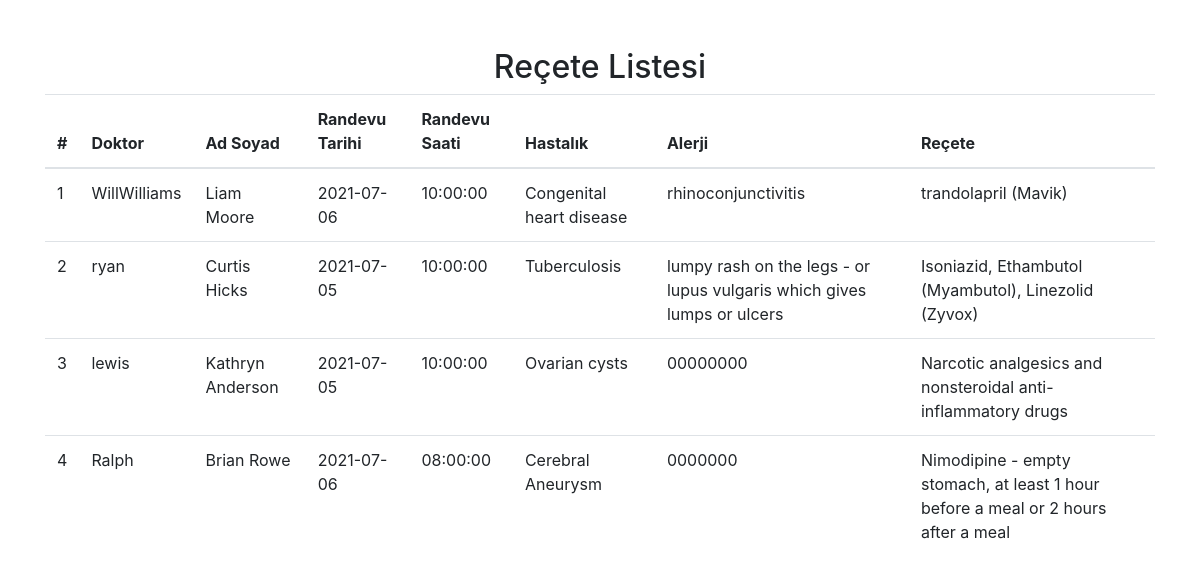
Page /hastane-otomasyonu/recete_listesi.php on the committed database.
### tables this page shows
CREATE TABLE `prestb` (
  `doctor` varchar(50) NOT NULL,
  `pid` int(11) NOT NULL,
  `ID` int(11) NOT NULL,
  `fname` varchar(50) NOT NULL,
  `lname` varchar(50) NOT NULL,
  `appdate` date NOT NULL,
  `apptime` time NOT NULL,
  `disease` varchar(250) NOT NULL,
  `allergy` varchar(250) NOT NULL,
  `prescription` varchar(1000) NOT NULL
);

### hastane-otomasyonu/recete_listesi.php (the view, shortened to what this page needs)
<?php
$con = mysqli_connect("localhost", "root", "", "hospitalms");
$query = "SELECT * FROM prestb";
$result = mysqli_query($con, $query);
$cnt = 1;
?>
<!DOCTYPE html>
<html lang="tr">
<head>
    <link rel="stylesheet" href="https://maxcdn.bootstrapcdn.com/bootstrap/4.5.2/css/bootstrap.min.css">
</head>
<body>
    <div class="container mt-5">
        <h2 class="text-center">Reçete Listesi</h2>
        <table class="table table-hover">
            <thead>
                <tr>
                    <th scope="col">#</th>
                    <th scope="col">Doktor</th>
                    <th scope="col">Ad Soyad</th>
                    <th scope="col">Randevu Tarihi</th>
                    <th scope="col">Randevu Saati</th>
                    <th scope="col">Hastalık</th>
                    <th scope="col">Alerji</th>
                    <th scope="col">Reçete</th>
                </tr>
            </thead>
            <tbody>
                <?php
                while ($row = mysqli_fetch_array($result)) {
                    $doctor = $row['doctor'];
                    $fname = $row['fname'];
                    $lname = $row['lname'];
                    $appdate = $row['appdate'];
                    $apptime = $row['apptime'];
                    $disease = $row['disease'];
                    $allergy = $row['allergy'];
                    $pres = $row['prescription'];
                ?>
                    <tr>
                        <td><?php echo $cnt; ?></td>
                        <td><?php echo $doctor; ?></td>
                        <td><?php echo $fname . ' ' . $lname; ?></td>
                        <td><?php echo $appdate; ?></td>
                        <td><?php echo $apptime; ?></td>
                        <td><?php echo $disease; ?></td>
                        <td><?php echo $allergy; ?></td>
                        <td><?php echo $pres; ?></td>
                    </tr>
                <?php
                    $cnt++;
                }
                ?>
            </tbody>
        </table>
    </div>
</body>
</html>

### rows in the picture
prestb: doctor "WillWilliams", fname "Liam", lname "Moore", appdate "2021-07-06", apptime "10:00:00", disease "Congenital heart disease", allergy "rhinoconjunctivitis", prescription "trandolapril (Mavik)"
prestb: doctor "ryan", fname "Curtis", lname "Hicks", appdate "2021-07-05", apptime "10:00:00", disease "Tuberculosis", allergy "lumpy rash on the legs - or lupus vulgaris which gives lumps or ulcers", prescription "Isoniazid, Ethambutol (Myambutol), Linezolid (Zyvox)"
prestb: doctor "lewis", fname "Kathryn", lname "Anderson", appdate "2021-07-05", apptime "10:00:00", disease "Ovarian cysts", allergy "00000000", prescription "Narcotic analgesics and nonsteroidal anti-inflammatory drugs"
prestb: doctor "Ralph", fname "Brian", lname "Rowe", appdate "2021-07-06", apptime "08:00:00", disease "Cerebral Aneurysm", allergy "0000000", prescription "Nimodipine - empty stomach, at least 1 hour before a meal or 2 hours after a meal"
